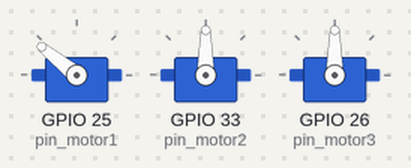
A sketch run on a simulated ESP32. On the bench: 3 × servo. What the sketch prints to the serial monitor is not drawn.

Above: at 3.0 s.
At 6.0 s:
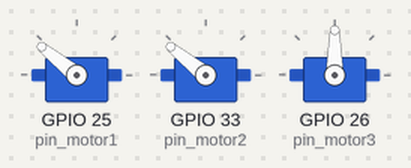
At 9.0 s:
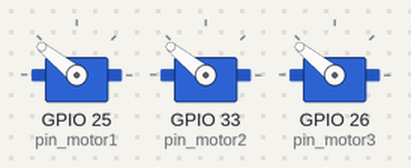
At 12.0 s:
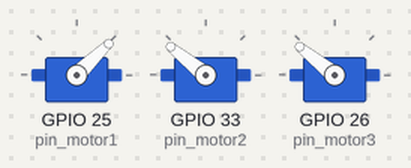
At 15.0 s:
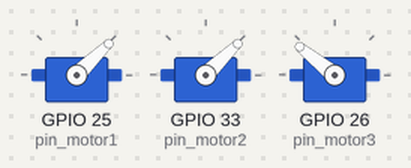
At 21.1 s:
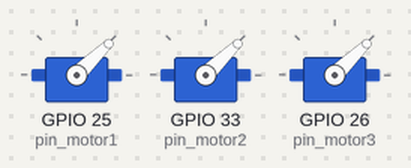
Timing chart, 0 to 22.6 s (numbered marks = the images above):
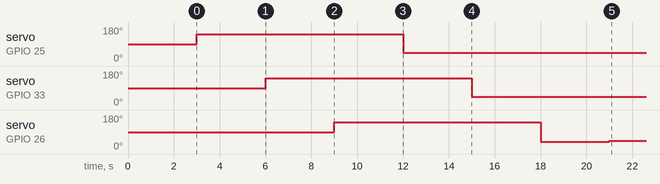

Measured:
- by itself, servo on GPIO 26 (pin_motor3): 90° → 141° at 9.0 s, → 39° 9.0 s later, → 44° 3.0 s later

The sketch:

controlMotor.ino
```cpp
#include <ESP32Servo.h>


#define pin_motor1 25        // Pin motor 1 motor delantero izquierdo
#define pin_motor2 33        // Pin motor 2 motor delantero derecho
#define pin_motor3 26


Servo motor1;
Servo motor2;
Servo motor3;


int velocidad = 1000; // Amplitud minima de pulso para tu ESC

void setup() {

  motor1.attach(pin_motor1); // Pin en el que funciona
  delay(1000);
  motor2.attach(pin_motor2); // Pin en el que funciona
  delay(1000);
  motor3.attach(pin_motor3); // Pin en el que funciona
  delay(1000);

  //Activar el motor
  motor1.writeMicroseconds(2000); //2000 = 1ms
  delay(3000);
  motor2.writeMicroseconds(2000); //2000 = 1ms
  delay(3000);
  motor3.writeMicroseconds(2000); //2000 = 1ms
  delay(3000);


  motor1.writeMicroseconds(1000); //1000 = 1ms
  delay(3000);
  motor2.writeMicroseconds(1000); //1000 = 1ms
  delay(3000);
  motor3.writeMicroseconds(950); //1000 = 1ms
  delay(3000);
  //Cambia el 1000 anterior por 2000 si
  //tu ESC se activa con un pulso de 2ms

  Serial.begin(115200);
  Serial.setTimeout(10);

}

void loop() {
  if (Serial.available() > 0){
    String command = Serial.readStringUntil('\n');
    command.toLowerCase();
    velocidad = command.toInt();
  }
  motor1.writeMicroseconds(velocidad);
  motor2.writeMicroseconds(velocidad);
  motor3.writeMicroseconds(velocidad);

  Serial.println(velocidad);

}
```
